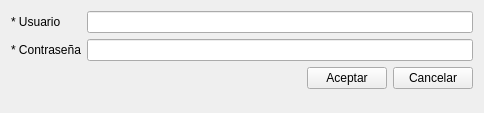
<?xml version="1.0" encoding="UTF-8"?>
<ui version="4.0">
 <class>vtnIngresar</class>
 <widget class="QWidget" name="vtnIngresar">
  <property name="geometry">
   <rect>
    <x>0</x>
    <y>0</y>
    <width>484</width>
    <height>113</height>
   </rect>
  </property>
  <property name="windowTitle">
   <string>Ingresar</string>
  </property>
  <layout class="QFormLayout" name="formLayout">
   <property name="fieldGrowthPolicy">
    <enum>QFormLayout::AllNonFixedFieldsGrow</enum>
   </property>
   <item row="0" column="0">
    <widget class="QLabel" name="label">
     <property name="text">
      <string>* Usuario</string>
     </property>
    </widget>
   </item>
   <item row="0" column="1">
    <widget class="QLineEdit" name="lineUsuario"/>
   </item>
   <item row="1" column="0">
    <widget class="QLabel" name="label_2">
     <property name="text">
      <string>* Contraseña</string>
     </property>
    </widget>
   </item>
   <item row="1" column="1">
    <widget class="QLineEdit" name="lineContrasenia">
     <property name="echoMode">
      <enum>QLineEdit::Password</enum>
     </property>
    </widget>
   </item>
   <item row="2" column="0" colspan="2">
    <layout class="QHBoxLayout" name="horizontalLayout_5">
     <item>
      <spacer name="horizontalSpacer_3">
       <property name="orientation">
        <enum>Qt::Horizontal</enum>
       </property>
       <property name="sizeHint" stdset="0">
        <size>
         <width>40</width>
         <height>20</height>
        </size>
       </property>
      </spacer>
     </item>
     <item>
      <widget class="QPushButton" name="btnAceptar">
       <property name="text">
        <string>Aceptar</string>
       </property>
      </widget>
     </item>
     <item>
      <widget class="QPushButton" name="btnCancelar">
       <property name="text">
        <string>Cancelar</string>
       </property>
      </widget>
     </item>
    </layout>
   </item>
  </layout>
 </widget>
 <resources/>
 <connections/>
</ui>
